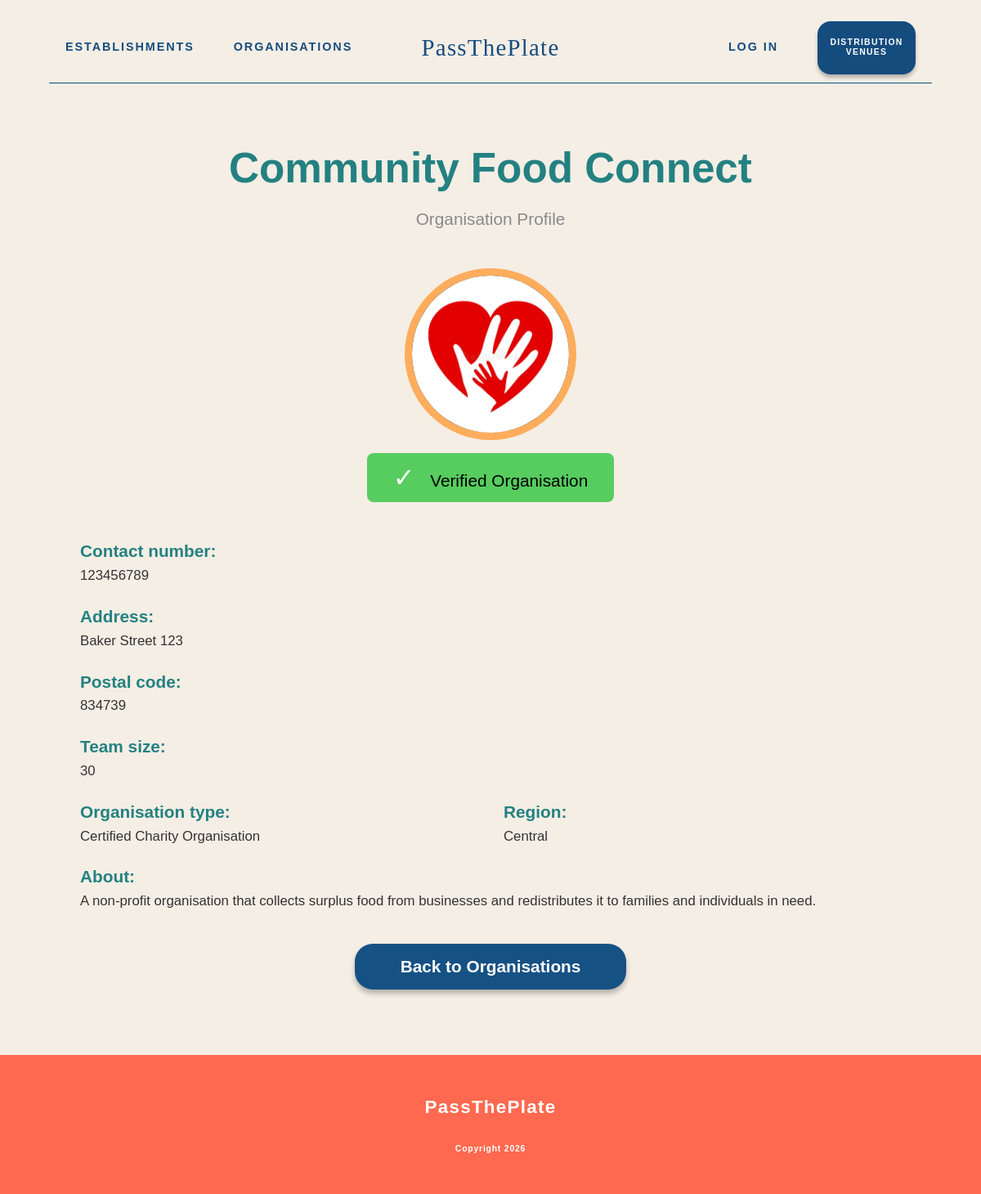
The app's page /organisations/3/ with its own data.
### foodrescue/models.py (models this page shows, shortened)
class Organisation(models.Model):
    class GeneralLocation(models.TextChoices):
        NORTH = "north", "North"
        EAST = "east", "East"
        SOUTH = "south", "South"
        WEST = "west", "West"
        CENTRAL = "central", "Central"
    class OrganisationType(models.TextChoices):
        CERTIFIED_CHARITY = "certified_charity", "Certified Charity Organisation"
        VOLUNTEER_GROUP = "volunteer_group", "Volunteer Group"
    class ApplicationStatus(models.TextChoices):
        PENDING = "pending", "Pending Review"
        APPROVED = "approved", "Approved"
        REJECTED = "rejected", "Rejected"
    user = models.OneToOneField(
        settings.AUTH_USER_MODEL,
        on_delete=models.CASCADE,
        related_name="organisation_profile"
    )
    organisation_name = models.CharField(max_length=200)
    profile_image = models.ImageField(
        upload_to="organisation_profile_images/",
        blank=True,
        null=True
    )
    description = models.TextField(blank=True)
    address = models.TextField(blank=True)
    postal_code = models.CharField(
        max_length=10,
        blank=True
    )
    contact_number = models.CharField(
        max_length=30,
        blank=True
    )
    team_size = models.PositiveIntegerField(
        blank=True,
        null=True
    )
    organisation_type = models.CharField(
        max_length=30,
        choices=OrganisationType.choices,
        blank=True
    )
    general_location = models.CharField(
        max_length=20,
        choices=GeneralLocation.choices,
        blank=True
    )
    certification_file = models.FileField(
        upload_to="organisation_certifications/",
        blank=True,
        null=True,
        validators=[FileExtensionValidator(allowed_extensions=["pdf"])]
    )
    application_status = models.CharField(
        max_length=20,
        choices=ApplicationStatus.choices,
        default=ApplicationStatus.PENDING
    )
    is_verified = models.BooleanField(default=False)
    created_at = models.DateTimeField(auto_now_add=True)

### foodrescue/views.py (the view)
# urls.py: path("organisations/<int:organisation_id>/", views.public_organisation_profile, name="public_organisation_profile"),
def public_organisation_profile(request, organisation_id):
    organisation = get_object_or_404(
        Organisation,
        id=organisation_id,
        is_verified=True
    )
    return render(request, "foodrescue/public-pages/public-organisation-profile.html", {
        "organisation": organisation
    })

### foodrescue/templates/foodrescue/public-pages/public-organisation-profile.html (shortened to what this page needs)
{% load static %}
<!DOCTYPE html>
<html>
<head>
    <link rel="stylesheet" href="{% static 'foodrescue/base.css' %}" />
    <link rel="stylesheet" href="{% static 'foodrescue/public/public-organisation-profile.css' %}" />
    <link rel="stylesheet" href="{% static 'foodrescue/footer.css' %}">
    <link rel="stylesheet" href="{% static 'foodrescue/navbar-public.css' %}">
</head>
<body>
  {% include "foodrescue/includes/navbar_public.html" %}
  <main class="profile-page">
    <section class="profile-header">
      <h1>{{ organisation.organisation_name }}</h1>
      <p>Organisation Profile</p>
    </section>
    <div class="profile-image-section">
      {% if organisation.profile_image %}
        <img
          src="{{ organisation.profile_image.url }}"
          alt="{{ organisation.organisation_name }}"
          class="profile-image"
        />
      {% else %}
        <div class="profile-image-placeholder"></div>
      {% endif %}
    </div>
    {% if organisation.is_verified %}
      <div class="verified-badge">
        <span class="tick">✓</span>
        Verified Organisation
      </div>
    {% endif %}
    <section class="profile-info-area">
      <div class="profile-info-group">
        <h2>Contact number:</h2>
        <p>
          {% if organisation.contact_number %}
            {{ organisation.contact_number }}
          {% else %}
            Not provided
          {% endif %}
        </p>
      </div>
      <div class="profile-info-group">
        <h2>Address:</h2>
        <p>
          {% if organisation.address %}
            {{ organisation.address }}
          {% else %}
            Not provided
          {% endif %}
        </p>
      </div>
      <div class="profile-info-group">
        <h2>Postal code:</h2>
        <p>
          {% if organisation.postal_code %}
            {{ organisation.postal_code }}
          {% else %}
            Not provided
          {% endif %}
        </p>
      </div>
      <div class="profile-info-group">
        <h2>Team size:</h2>
        <p>
          {% if organisation.team_size %}
            {{ organisation.team_size }}
          {% else %}
            Not provided
          {% endif %}
        </p>
      </div>
      <div class="two-column-row">
        <div class="profile-info-group">
          <h2>Organisation type:</h2>
          <p>
            {% if organisation.organisation_type %}
              {{ organisation.get_organisation_type_display }}
            {% else %}
              Not provided
            {% endif %}
          </p>
        </div>
        <div class="profile-info-group">
          <h2>Region:</h2>
          <p>
            {% if organisation.general_location %}
              {{ organisation.get_general_location_display }}
            {% else %}
              Not provided
            {% endif %}
          </p>
        </div>
      </div>
      <div class="profile-info-group about-group">
        <h2>About:</h2>
        <p>
          {% if organisation.description %}
            {{ organisation.description }}
          {% else %}
            No description provided.
          {% endif %}
        </p>
      </div>
    </section>
    <div class="back-link-section">
      <a href="{% url 'public_organisations' %}">
        Back to Organisations
      </a>
    </div>
  </main>
  {% include "foodrescue/includes/footer.html" %}
</body>
</html>

### foodrescue/static/foodrescue/base.css (style rules this page uses)
* { box-sizing: border-box; font-family: "Montserrat", sans-serif; }
body { margin: 0; background-color: #f5efe6; }

### foodrescue/static/foodrescue/public/public-organisation-profile.css (style rules this page uses)
body { margin: 0; background: #f4eee5; font-family: "Fredoka", "Montserrat", sans-serif; }
.profile-page { max-width: 1100px; margin: 0 auto; padding: 2rem 3rem 5rem; }
.profile-header { text-align: center; }
.profile-header h1 { color: #248181; font-size: 3.2rem; margin-bottom: 0.2rem; font-weight: 700; }
.profile-header p { color: #8a8a8a; font-size: 1.3rem; margin-bottom: 3rem; }
.profile-image-section { display: flex; flex-direction: column; align-items: center; }
.profile-image, .profile-image-placeholder { width: 210px; height: 210px; border-radius: 50%; object-fit: cover; background: black; border: 9px solid #ffad5c; }
.verified-badge { width: fit-content; margin: 1rem auto 3rem; padding: 0.7rem 2rem; border-radius: 8px; font-size: 1.3rem; background: #57cc5f; color: black; }
.tick { font-size: 2rem; margin-right: 0.8rem; color: white; }
.profile-info-area { text-align: left; }
.profile-info-group { margin-bottom: 1.6rem; }
.profile-info-group h2 { margin: 0 0 0.3rem 0; font-weight: 600; font-size: 1.3rem; color: #248181; }
.profile-info-group p { margin: 0; font-size: 1.05rem; font-family: "Montserrat", sans-serif; color: #333; line-height: 1.5; }
.about-group p { line-height: 1.5; }
.two-column-row { display: grid; grid-template-columns: 1fr 1fr; gap: 2rem; }
.back-link-section { text-align: center; margin-top: 2.5rem; }
.back-link-section a { display: inline-block; background: #165184; color: white; text-decoration: none; border-radius: 22px; padding: 1rem 3.5rem; font-size: 1.3rem; font-weight: 700; font-family: "Montserrat", sans-serif; box-shadow: 0 5px 6px rgba(0, 0, 0, 0.25); }

### records on screen
Organisation: organisation_name "Community Food Connect", profile_image (picture), contact_number "123456789", address "Baker Street 123", postal_code "834739", team_size "30", organisation_type "Certified Charity Organisation", general_location "Central", description "A non-profit organisation that collects surplus food from businesses and redistributes it to families and individuals in need."
